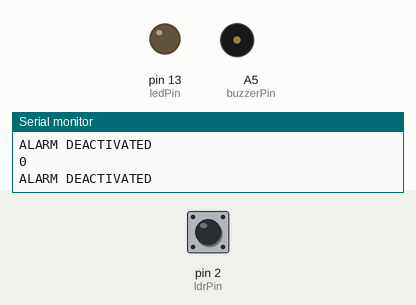
The sketch below on a simulated Arduino Uno, built with avr-gcc and run on an emulated ATmega328P. Shown: output pins drawn as LEDs (lit = HIGH), buzzer (waves = sounding), the last lines printed to the serial monitor. Dashed ring = blinking. The test bench sets the inputs (shaded band); at power-on: pin 2 (ldrPin) LOW. Not simulated (calls return 0 or success): arduino_secrets.h.

Above: at 1.2 s.
1.3 s: pin 2 (ldrPin) driven HIGH
At 3.62 s:
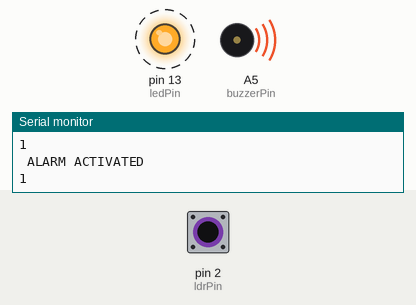
4.3 s: pin 2 (ldrPin) driven LOW
At 5.6 s:
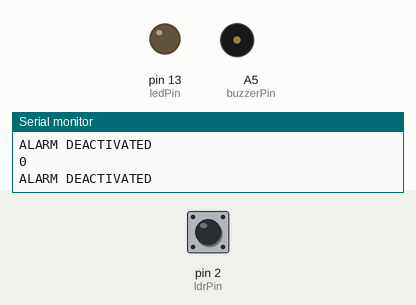
7.3 s: pin 2 (ldrPin) pulsed HIGH 2 times (0.12 s each, 0.3 s apart)
At 7.7 s:
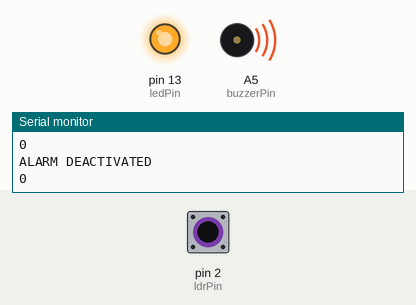
10.9 s: pin 2 (ldrPin) pulsed HIGH 5 times (0.12 s each, 0.3 s apart)
At 13.7 s:
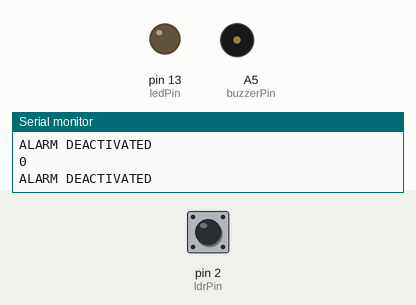
Timing chart, 0 to 15.2 s (numbered marks = the images above; inputs shaded):
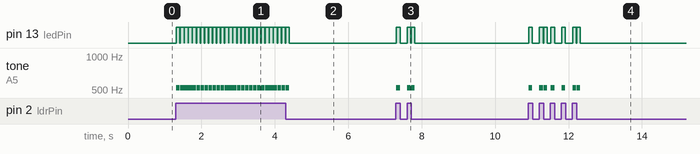

Measured:
- after the input at 1.3 s, pin 13 (ledPin): alternates HIGH for 0.10 s and LOW for 0.01 s, starting at once; tone on A5 (buzzerPin): alternates 523 Hz for 0.10 s and silent for 0.01 s, starting at once
- after the input at 4.3 s, pin 13 (ledPin): goes on until 4.4 s, then stays LOW; tone on A5 (buzzerPin): goes on until 4.4 s, then stays silent
- after the input at 7.3 s, pin 13 (ledPin): goes HIGH 0.10 s, LOW 0.19 s, HIGH 0.10 s, LOW 0.01 s, HIGH 0.10 s, then LOW, starting at once; tone on A5 (buzzerPin): goes 523 Hz 0.10 s, silent 0.19 s, 523 Hz 0.10 s, silent 0.01 s, 523 Hz 0.10 s, then silent, starting at once
- after the input at 10.9 s, tone on A5 (buzzerPin): plays 523 Hz for 0.10 s, 523 Hz for 0.10 s, 523 Hz for 0.10 s, 523 Hz for 0.10 s, 523 Hz for 0.10 s, 523 Hz for 0.10 s … (7 notes in this stretch), starting at once

The sketch:

Laser_harp_single.ino
```cpp
#include "arduino_secrets.h"

const int ledPin = 13;
const int buzzerPin = A5;
const int ldrPin = 2;

void setup() {
  Serial.begin(9600);
  pinMode(ledPin, OUTPUT);
  pinMode(buzzerPin, OUTPUT);
  pinMode(ldrPin, INPUT);
  }

void loop() {
  int ldrStatus = digitalRead(ldrPin);
  if (ldrStatus == 1) {
    tone(buzzerPin, 523);
    digitalWrite(ledPin, HIGH);
    delay(100);
    noTone(buzzerPin);
    digitalWrite(ledPin, LOW);
    //delay(100);
    Serial.println(" ALARM ACTIVATED ");
    }
    else {
      noTone(buzzerPin);
      digitalWrite(ledPin, LOW);
      Serial.println("ALARM DEACTIVATED");
      }
      Serial.println( ldrStatus );
      delay(10);
      }

/*
const int sensorPin = 2;  // Digital pin connected to the sensor's OUT pin

void setup() {
  pinMode(sensorPin, INPUT);   // Set sensor pin as input
  Serial.begin(9600);          // Initialize serial communication
}

void loop() {
  int sensorState = digitalRead(sensorPin);  // Read the sensor's output

  if (sensorState == HIGH) {
    Serial.println("1");  // Laser beam detected
  } else {
    Serial.println("0");  // Laser beam interrupted
  }

  delay(100);  // Short delay for stability
}
*/
```
